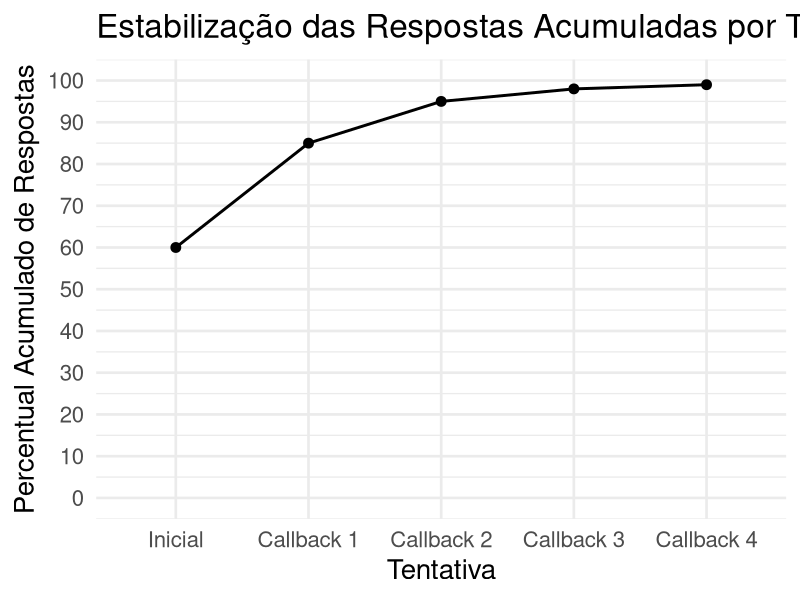

Generate this figure with R:
## ---- chunk 1
library(tidyverse)
set.seed(125)


populacao <- abs(c(rnorm(250, mean = 28, sd = 4),
                   rnorm(300, mean = 60, sd = 1), 
                   rnorm(450, mean = 98, sd = 3)))
sd <- round(sd(populacao),1)
## ---- chunk 2
n <- (1.96^2 * var(populacao)) / (2^2)

n_adj <- n / (1 + (n - 1) / length(populacao))

## ---- chunk 3

amostra <- sample(populacao, n_adj)
media <- mean(amostra)

media2 <- mean(populacao[1:n_adj])

ic1 <- c(media - 1.96 * 27 / sqrt(n_adj), media + 1.96 * 27 / sqrt(n_adj))

ic2 <- c(media2 - 1.96 * 27 / sqrt(n), media2 + 1.96 * 27 / sqrt(n))
## ---- chunk 4
media3 <- mean(populacao[1:n])
ic3 <- c(media3 - 1.96 * 27 / sqrt(n), media3 + 1.96 * 27 / sqrt(n))
## ---- chunk 5
df <- data.frame(valor = populacao, 
                 grupo = c(rep("A",250), 
                           rep("B", 300), 
                           rep("C", 450)))

df_amostra <- df |> 
  group_by(grupo) |> 
  dplyr::sample_frac(0.15)
n <- nrow(df_amostra)



media4 <- mean(df_amostra$valor)


ic4 <- c(media4 - 1.96 * 27 / sqrt(n), media4 + 1.96 * 27 / sqrt(n))
## ---- chunk 6

## na ordem 
n_min <- 150
n_gp1 <- round(0.25*n_min)
n_gp2 <- round(0.3*n_min)
n_gp3 <- round(0.45*n_min)


amo1 <- sort(df[df$grupo == "A", "valor"])[1:n_gp1]
amo2 <- sort(df[df$grupo == "B", "valor"])[1:n_gp2]
amo3 <- sort(df[df$grupo == "C", "valor"])[1:n_gp3]

amostra_strat2 <- c(amo1, amo2, amo3)
media5 <- mean(amostra_strat2)
ic5 <- c(media5 - 1.96 * 27 / sqrt(n_min), media5 + 1.96 * 27  / sqrt(n_min))
## ---- chunk 7
sel <- rep(c(0,0,0,0,1), 200)
df_sel <- df |> 
  mutate(sel = sel) |> 
  filter(sel == 1) |> 
  pull(valor)

ic6 <- c(mean(df_sel) - 1.96 * 27 / sqrt(length(df_sel)), mean(df_sel) + 1.96 * 27 / sqrt(length(df_sel)))
## ---- chunk 8
# Simulando taxas de sucesso decrescentes
tentativas <- c("Inicial", "Callback 1", "Callback 2", "Callback 3", "Callback 4")
sucesso <- c(60, 25, 10, 3, 1) # Taxas fictícias de sucesso em cada tentativa
acumulado <- cumsum(sucesso)

# Criando o gráfico
library(ggplot2)
data <- data.frame(Tentativas = factor(tentativas, levels=tentativas), Respostas = acumulado)

ggplot(data, aes(x = Tentativas, y = Respostas)) +
  geom_line(group = 1, size = 1) +
  geom_point(size = 3) +
  labs(
    title = "Estabilização das Respostas Acumuladas por Tentativa",
    x = "Tentativa",
    y = "Percentual Acumulado de Respostas"
  ) +
  scale_y_continuous(limits = c(0, 100), breaks = seq(0, 100, by = 10)) +
  theme_minimal(base_size = 20) 


